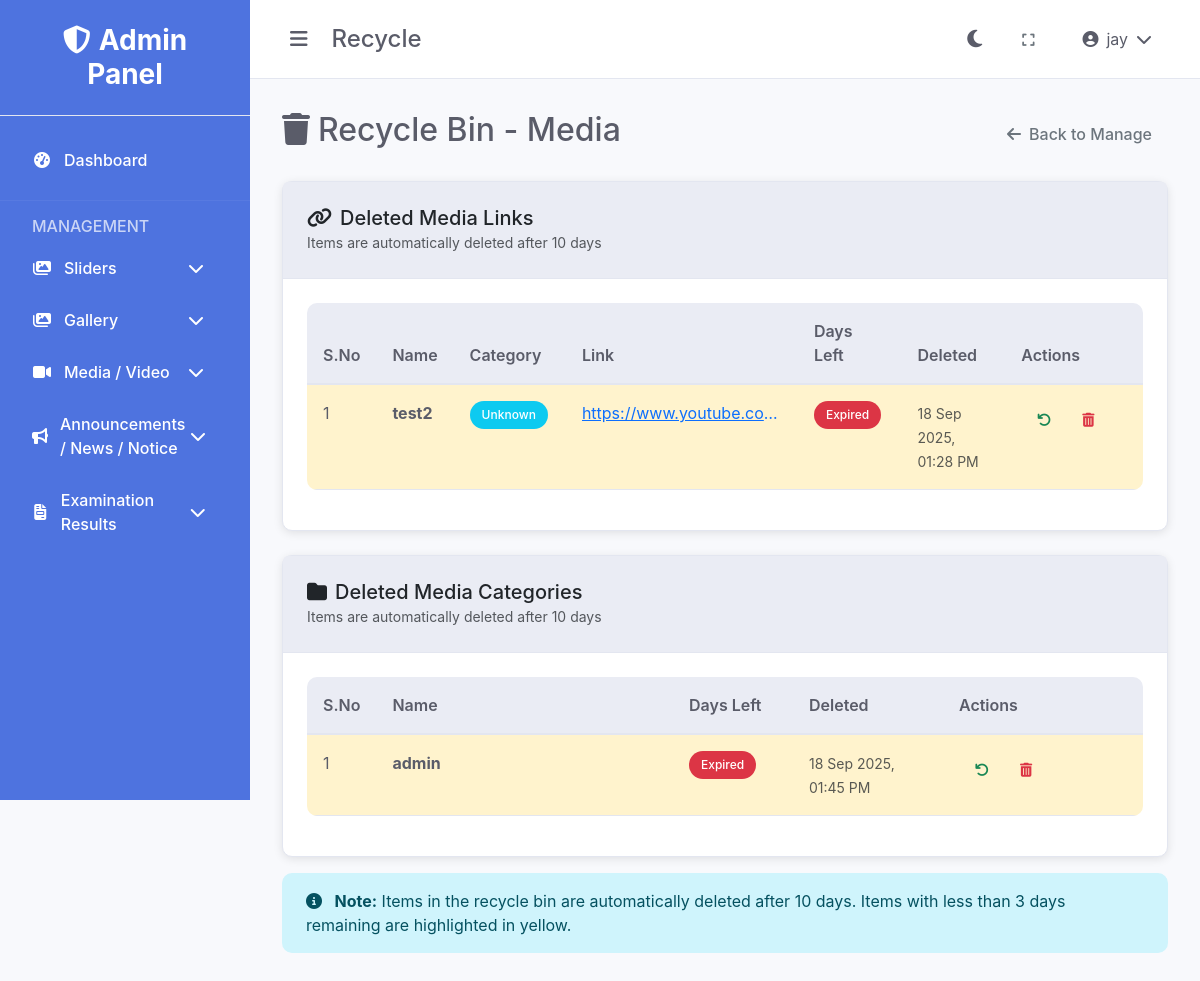
The page /media/recycle.php (signed in) on the database as committed earlier.
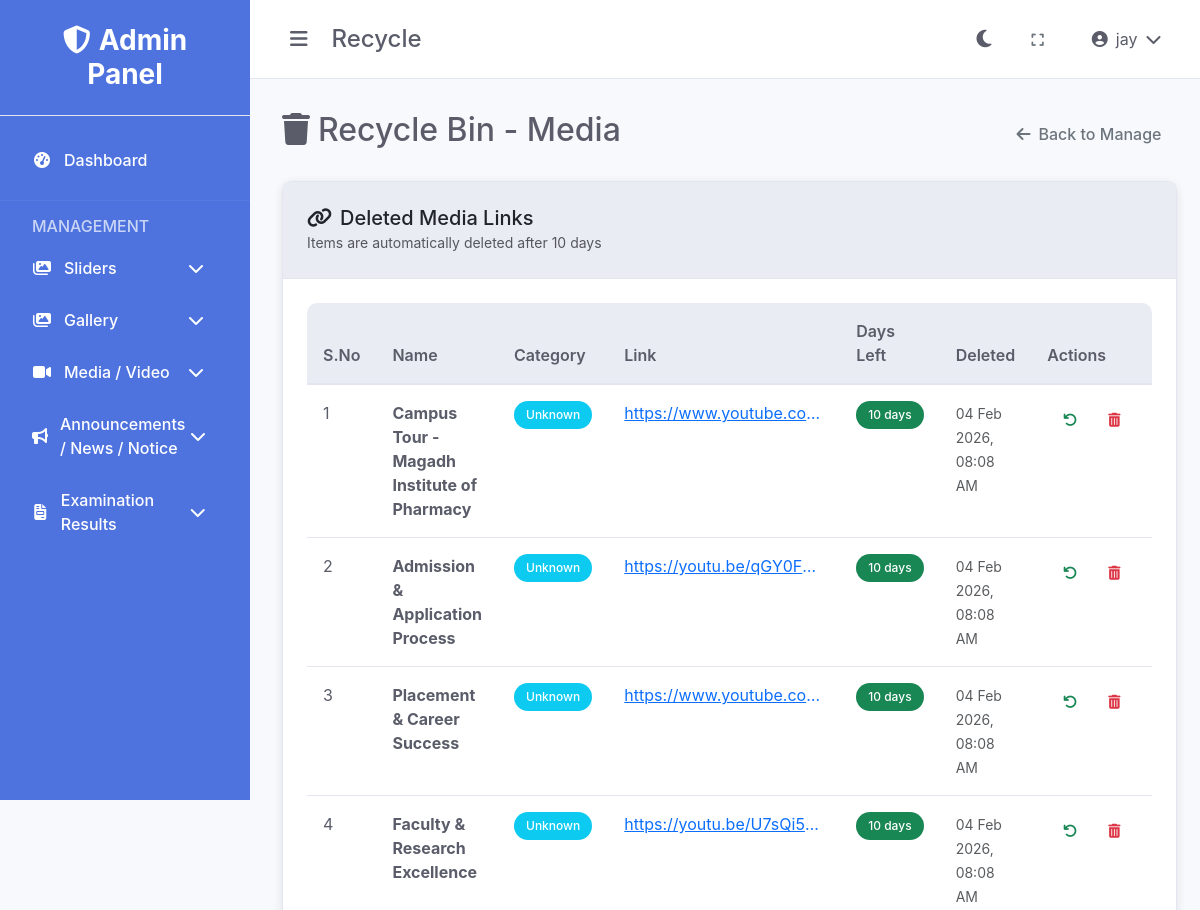
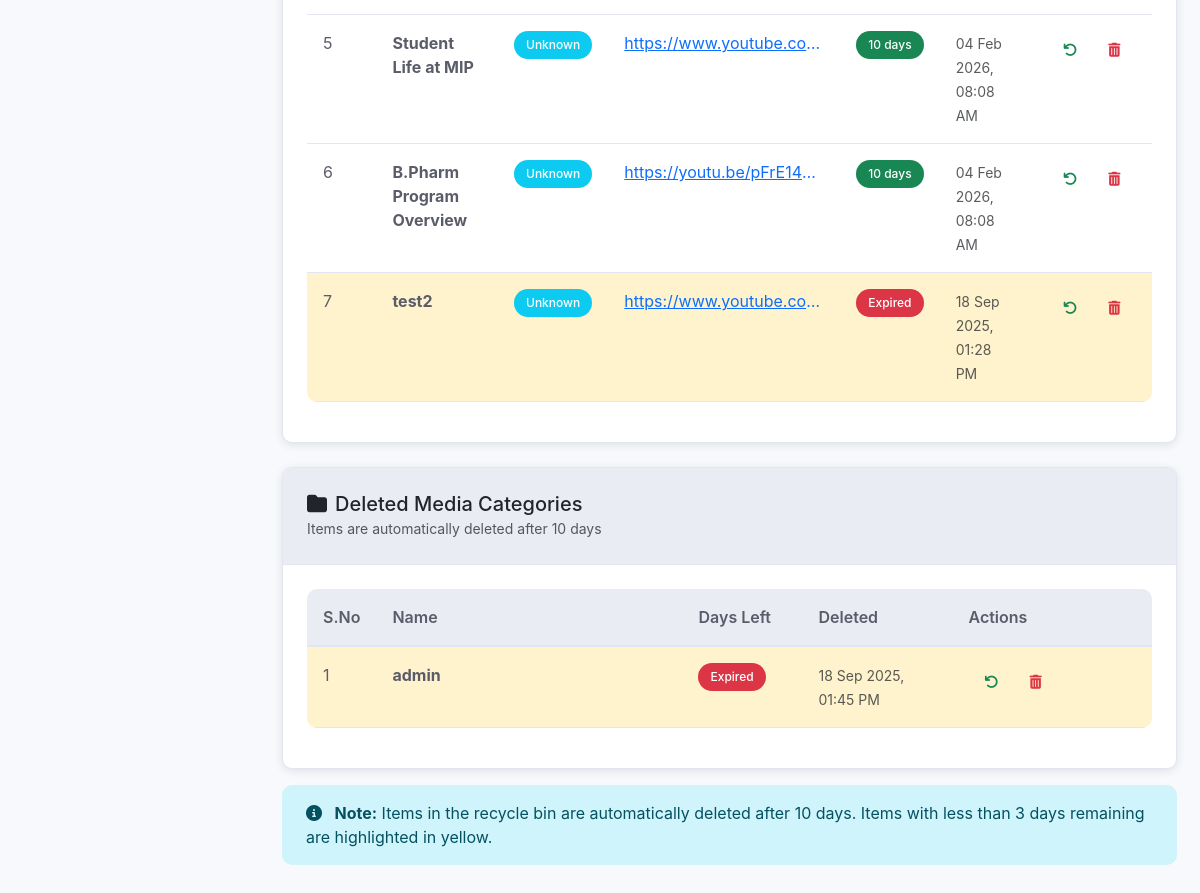
The same page on the database as committed later (2 pictures, top to bottom).
### tables this page shows
CREATE TABLE IF NOT EXISTS `media_links_recycle` (
  `id` int(11) NOT NULL AUTO_INCREMENT,
  `original_id` int(11) DEFAULT NULL,
  `category_id` int(11) DEFAULT NULL,
  `name` varchar(255) NOT NULL,
  `link_url` text NOT NULL,
  `deleted_at` timestamp NOT NULL DEFAULT CURRENT_TIMESTAMP,
  `deleted_by` int(11) DEFAULT NULL,
  PRIMARY KEY (`id`),
  KEY `deleted_by` (`deleted_by`)
);

CREATE TABLE IF NOT EXISTS `media_categories_recycle` (
  `id` int(11) NOT NULL AUTO_INCREMENT,
  `original_id` int(11) DEFAULT NULL,
  `name` varchar(255) NOT NULL,
  `deleted_at` timestamp NOT NULL DEFAULT CURRENT_TIMESTAMP,
  `deleted_by` int(11) DEFAULT NULL,
  PRIMARY KEY (`id`),
  KEY `deleted_by` (`deleted_by`)
);

### includes/functions.php (called while the page is built, shortened)
<?php
function getBaseUrl() {
    $protocol = isset($_SERVER['HTTPS']) && $_SERVER['HTTPS'] === 'on' ? 'https' : 'http';
    $host = $_SERVER['HTTP_HOST'];
    $scriptPath = $_SERVER['SCRIPT_NAME'];
    $adminPanelPos = strpos($scriptPath, '/control-dashboard');
    if ($adminPanelPos !== false) {
        $basePath = substr($scriptPath, 0, $adminPanelPos + strlen('/control-dashboard'));
        $path = substr($basePath, 0, $adminPanelPos);
    } else {
        $path = '';
    }
    return $protocol . '://' . $host . $path;
}
function getAssetUrl($path = '') {
    $baseUrl = getBaseUrl();
    $adminPath = '/control-dashboard';
    $path = ltrim($path, '/');
    return $baseUrl . $adminPath . '/assets/' . $path;
}
function formatDate($date) {
    return date('d M Y, h:i A', strtotime($date));
}
?>

### media/recycle.php (the view, shortened to what the rows shown need)
<?php
require_once '../config/database.php';
require_once '../includes/functions.php';
$links_sql = "SELECT mlr.*, mcr.name as category_name, DATEDIFF(NOW(), mlr.deleted_at) as days_in_bin
              FROM media_links_recycle mlr
              LEFT JOIN media_categories_recycle mcr ON mlr.category_id = mcr.id
              ORDER BY mlr.deleted_at DESC";
$links_result = $conn->query($links_sql);
if ($links_result === false) {
    $error = "Failed to fetch recycled links: " . $conn->error;
    $recycled_links = [];
} else {
    $recycled_links = $links_result->fetch_all(MYSQLI_ASSOC);
}
$categories_sql = "SELECT *, DATEDIFF(NOW(), deleted_at) as days_in_bin FROM media_categories_recycle ORDER BY deleted_at DESC";
$categories_result = $conn->query($categories_sql);
$recycled_categories = $categories_result->fetch_all(MYSQLI_ASSOC);
?>
<!DOCTYPE html>
<html lang="en">
<head>
    <link href="https://cdn.jsdelivr.net/npm/bootstrap@5.3.0/dist/css/bootstrap.min.css" rel="stylesheet">
    <link href="https://cdnjs.cloudflare.com/ajax/libs/font-awesome/6.4.0/css/all.min.css" rel="stylesheet">
    <link href="<?php echo getAssetUrl('css/style.css'); ?>" rel="stylesheet">
</head>
<body data-theme="light">
    <div class="admin-layout">
        <div class="main-content">
            <div class="content">
                <div class="d-flex justify-content-between align-items-center mb-4">
                    <h2><i class="fas fa-trash me-2"></i>Recycle Bin - Media</h2>
                </div>
                <div class="card mb-4">
                    <div class="card-body">
                        <?php if (empty($recycled_links)): ?>
                            <div class="text-center py-3">
                                <i class="fas fa-link fa-2x text-muted mb-2"></i>
                                <p class="text-muted mb-0">No deleted media links found.</p>
                            </div>
                        <?php else: ?>
                            <div class="table-responsive">
                                <table class="table table-hover">
                                    <thead>
                                        <tr>
                                            <th width="50">S.No</th>
                                            <th>Name</th>
                                            <th width="120">Category</th>
                                            <th>Link</th>
                                            <th width="120">Days Left</th>
                                            <th width="150">Deleted</th>
                                            <th width="200">Actions</th>
                                        </tr>
                                    </thead>
                                    <tbody>
                                        <?php foreach ($recycled_links as $index => $link): ?>
                                            <tr class="<?php echo $link['days_in_bin'] >= 7 ? 'table-warning' : ''; ?>">
                                                <td><?php echo $index + 1; ?></td>
                                                <td>
                                                    <strong><?php echo htmlspecialchars($link['name']); ?></strong>
                                                </td>
                                                <td>
                                                    <span class="badge bg-info"><?php echo htmlspecialchars($link['category_name'] ?: 'Unknown'); ?></span>
                                                </td>
                                                <td>
                                                    <a href="<?php echo htmlspecialchars($link['link_url']); ?>"
                                                       target="_blank" class="text-truncate d-inline-block"
                                                       style="max-width: 200px;" title="<?php echo htmlspecialchars($link['link_url']); ?>">
                                                        <?php echo htmlspecialchars($link['link_url']); ?>
                                                    </a>
                                                </td>
                                                <td>
                                                    <?php
                                                    $days_left = 10 - $link['days_in_bin'];
                                                    if ($days_left <= 0): ?>
                                                        <span class="badge bg-danger">Expired</span>
                                                    <?php elseif ($days_left <= 3): ?>
                                                        <span class="badge bg-warning"><?php echo $days_left; ?> days</span>
                                                    <?php else: ?>
                                                        <span class="badge bg-success"><?php echo $days_left; ?> days</span>
                                                    <?php endif; ?>
                                                </td>
                                                <td>
                                                    <small class="text-muted">
                                                        <?php echo formatDate($link['deleted_at']); ?>
                                                    </small>
                                                </td>
                                                <td>
                                                    <div class="btn-group" role="group">
                                                        <a href="?restore_link=<?php echo $link['id']; ?>"
                                                           class="btn btn-sm btn-outline-success"
                                                           title="Restore"
                                                           onclick="return confirm('Are you sure you want to restore this link?')">
                                                            <i class="fas fa-undo"></i>
                                                        </a>
                                                        <a href="?delete_link=<?php echo $link['id']; ?>"
                                                           class="btn btn-sm btn-outline-danger"
                                                           title="Permanently Delete"
                                                           onclick="return confirm('Are you sure you want to permanently delete this link? This action cannot be undone.')">
                                                            <i class="fas fa-trash-alt"></i>
                                                        </a>
                                                    </div>
                                                </td>
                                            </tr>
                                        <?php endforeach; ?>
                                    </tbody>
                                </table>
                            </div>
                        <?php endif; ?>
                    </div>
                </div>
                <div class="card">
                    <div class="card-body">
                        <?php if (empty($recycled_categories)): ?>
                            <div class="text-center py-3">
                                <i class="fas fa-folder fa-2x text-muted mb-2"></i>
                                <p class="text-muted mb-0">No deleted media categories found.</p>
                            </div>
                        <?php else: ?>
                            <div class="table-responsive">
                                <table class="table table-hover">
                                    <thead>
                                        <tr>
                                            <th width="50">S.No</th>
                                            <th>Name</th>
                                            <th width="120">Days Left</th>
                                            <th width="150">Deleted</th>
                                            <th width="200">Actions</th>
                                        </tr>
                                    </thead>
                                    <tbody>
                                        <?php foreach ($recycled_categories as $index => $category): ?>
                                            <tr class="<?php echo $category['days_in_bin'] >= 7 ? 'table-warning' : ''; ?>">
                                                <td><?php echo $index + 1; ?></td>
                                                <td>
                                                    <strong><?php echo htmlspecialchars($category['name']); ?></strong>
                                                </td>
                                                <td>
                                                    <?php
                                                    $days_left = 10 - $category['days_in_bin'];
                                                    if ($days_left <= 0): ?>
                                                        <span class="badge bg-danger">Expired</span>
                                                    <?php elseif ($days_left <= 3): ?>
                                                        <span class="badge bg-warning"><?php echo $days_left; ?> days</span>
                                                    <?php else: ?>
                                                        <span class="badge bg-success"><?php echo $days_left; ?> days</span>
                                                    <?php endif; ?>
                                                </td>
                                                <td>
                                                    <small class="text-muted">
                                                        <?php echo formatDate($category['deleted_at']); ?>
                                                    </small>
                                                </td>
                                                <td>
                                                    <div class="btn-group" role="group">
                                                        <a href="?restore_category=<?php echo $category['id']; ?>"
                                                           class="btn btn-sm btn-outline-success"
                                                           title="Restore"
                                                           onclick="return confirm('Are you sure you want to restore this category?')">
                                                            <i class="fas fa-undo"></i>
                                                        </a>
                                                        <a href="?delete_category=<?php echo $category['id']; ?>"
                                                           class="btn btn-sm btn-outline-danger"
                                                           title="Permanently Delete"
                                                           onclick="return confirm('Are you sure you want to permanently delete this category? This action cannot be undone.')">
                                                            <i class="fas fa-trash-alt"></i>
                                                        </a>
                                                    </div>
                                                </td>
                                            </tr>
                                        <?php endforeach; ?>
                                    </tbody>
                                </table>
                            </div>
                        <?php endif; ?>
                    </div>
                </div>
            </div>
        </div>
    </div>
</body>
</html>

Rows that differ between the two databases and show on the page:
added media_links_recycle: name "Campus Tour - Magadh Institute of Pharmacy", category_name "Unknown", link_url "https://www.youtube.co…", days_left "10", deleted_at "04 Feb 2026, 08:08 AM"
added media_links_recycle: name "Admission & Application Process", category_name "Unknown", link_url "https://youtu.be/qGY0F…", days_left "10", deleted_at "04 Feb 2026, 08:08 AM"
added media_links_recycle: name "Placement & Career Success", category_name "Unknown", link_url "https://www.youtube.co…", days_left "10", deleted_at "04 Feb 2026, 08:08 AM"
added media_links_recycle: name "Faculty & Research Excellence", category_name "Unknown", link_url "https://youtu.be/U7sQi5…", days_left "10", deleted_at "04 Feb 2026, 08:08 AM"
added media_links_recycle: name "Student Life at MIP", category_name "Unknown", link_url "https://www.youtube.co…", days_left "10", deleted_at "04 Feb 2026, 08:08 AM"
added media_links_recycle: name "B.Pharm Program Overview", category_name "Unknown", link_url "https://youtu.be/pFrE14…", days_left "10", deleted_at "04 Feb 2026, 08:08 AM"
